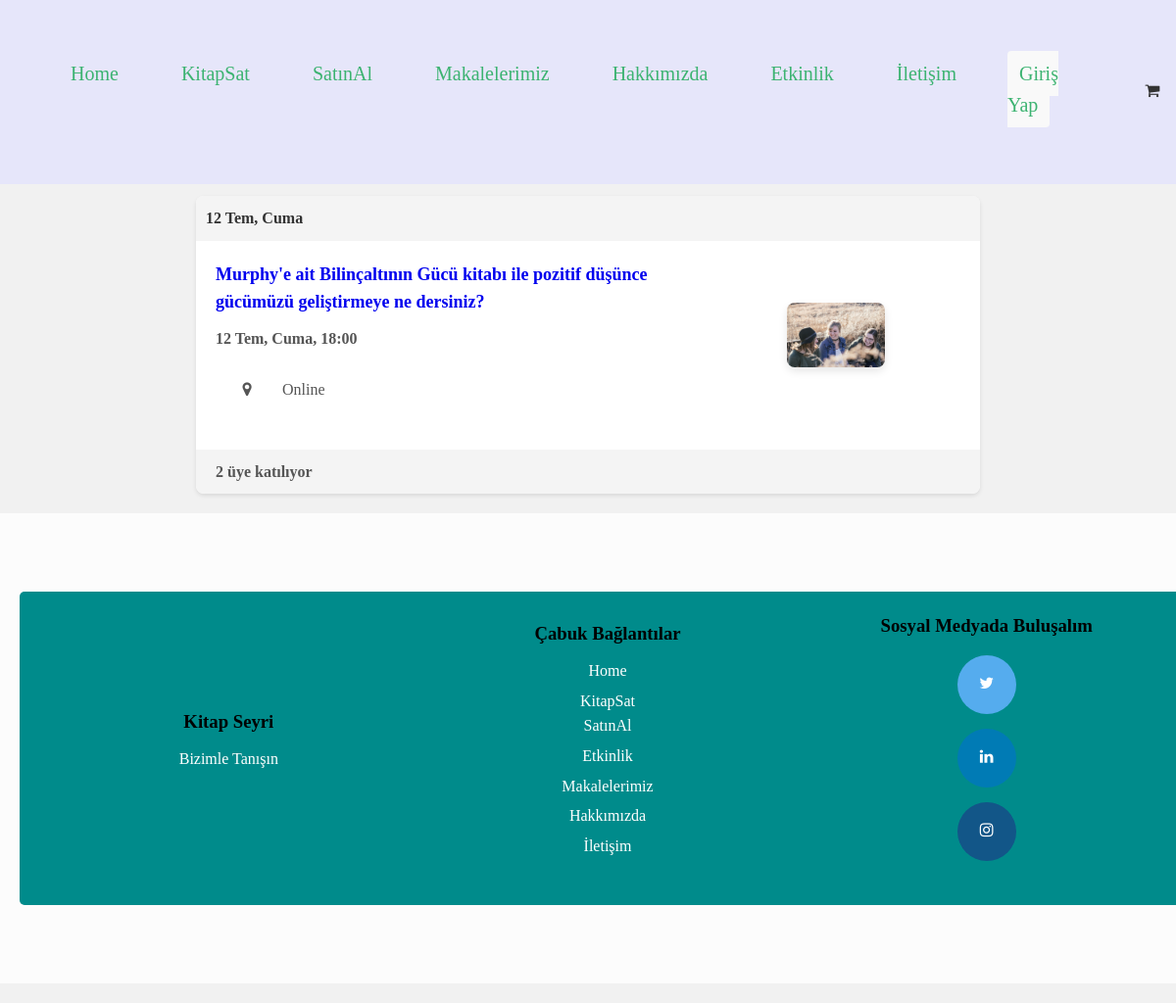
The page /activity/ on the database its author committed.
### activity/models.py (models this page shows, shortened)
class Event(models.Model):
    title = models.CharField(max_length=200)
    description = models.TextField()
    date = models.DateField()
    time = models.TimeField()
    location = models.CharField(max_length=200)
    image = models.ImageField(upload_to='events/')
    created_at = models.DateTimeField(auto_now_add=True)
    updated_at = models.DateTimeField(auto_now=True)

### activity/views.py (the view)
# urls.py: path('', views.event_list, name='event_list'),
def event_list(request):
    events = Event.objects.all()
    return render(request, 'events/event_list.html', {'events': events})

### templates/events/event_list.html
{% extends 'partials/base.html' %}
{% block content %}
<div class="event-container">
    {% for event in events %}
    <div class="event-card">
        <div class="event-date">
            <p>{{ event.date|date:"d M, l" }}</p>
        </div>
        <div class="event-details">
            <div class="event-info">
                <h2><a href="{% url 'event_detail' event.pk %}">{{ event.title }}</a></h2>
                <p><strong>{{ event.date|date:"d M, l" }}, {{ event.time|time:"H:i" }}</strong></p>
                <p><i class="fa fa-map-marker"></i> {{ event.location }}</p>
            </div>
            <div class="event-image">
                <img src="{{ event.image.url }}" alt="{{ event.title }}">
            </div>
        </div>
        <div class="event-footer">
            <div class="event-participants">
                <span>{{ event.participants.count }} üye katılıyor</span>
            </div>
        </div>
    </div>
    {% endfor %}
</div>
{% endblock %}

### static/home.css (style rules this page uses)
* { margin: 0; padding: 0; box-sizing: border-box; }
body { font-family: 'Montserrat'; src: url('fonts/Montserrat') format('truetype'); }
.fa { display: inline-block; padding: 20px; font-size: 30px; width: 60px; height: 60px; text-align: center; text-decoration: none; margin: 5px 2px; border-radius: 50%; vertical-align: middle; line-height: 60px; }

### static/about.css (style rules this page uses)
body { font-family: Arial, sans-serif; line-height: 1.6; margin: 0; padding: 0; }

### static/contact.css (style rules this page uses)
body { font-family: 'Montserrat'; src: url('fonts/Montserrat') format('truetype'); }

### static/article.css (style rules this page uses)
body { font-family: Arial, sans-serif; }

### static/article1.css (style rules this page uses)
body { font-family: 'Montserrat'; src: url('fonts/Montserrat') format('truetype'); margin: 0; padding: 0; background-color: #f4f4f9; color: #333; }
img { border-radius: 8px; max-width: 100%; height: auto; margin-bottom: 20px; box-shadow: 0 4px 8px rgba(0, 0, 0, 0.1); }

### static/activity.css (style rules this page uses)
body { font-family: Arial, sans-serif; background-color: #f4f4f4; margin: 0; padding: 20px; }
.event-container { display: flex; flex-direction: column; gap: 20px; }
.event-card { background-color: #fff; border-radius: 8px; box-shadow: 0 2px 4px rgba(0, 0, 0, 0.1); overflow: hidden; width: 100%; max-width: 800px; margin: auto; }
.event-date { background-color: #f4f4f4; padding: 10px; text-align: left; font-weight: bold; }
.event-details { display: flex; justify-content: space-between; padding: 20px; }
.event-info { flex: 2; }
.event-info h2 { margin: 0 0 10px; font-size: 18px; }
.event-info h2 a { text-decoration:none; }
.event-info p { margin: 5px 0; color: #555; }
.event-image { flex: 1; display: flex; align-items: center; justify-content: center; }
.event-image img { max-width: 100px; border-radius: 8px; }
.event-footer { background-color: #f4f4f4; padding: 10px; display: flex; justify-content: space-between; align-items: center; }
.event-participants { display: flex; align-items: center; }
.event-participants span { margin-left: 10px; font-weight: bold; color: #555; }

### static/activity1.css (style rules this page uses)
body { font-family: Arial, sans-serif; line-height: 1.6; margin: 0; padding: 0; }

### static/buybook.css (style rules this page uses)
body { font-family: 'Arial', sans-serif; margin: 0; padding: 0; background-color: #f4f4f9; color: #333; }

### static/login.css (style rules this page uses)
body { font-family: Arial, Helvetica, sans-serif; }

### static/register.css (style rules this page uses)
* { box-sizing: border-box; }
body { background-color: #f1f1f1; }

### static/checkout.css (style rules this page uses)
body { font-family: 'Montserrat'; }
* { box-sizing: border-box; }

### rows shown on the page
Event: date "12 Tem, Cuma", title "Murphy'e ait Bilinçaltının Gücü kitabı ile pozitif düşünce gücümüzü geliştirmeye ne dersiniz?", time "18:00", location "Online", image (picture), participants.count "2"
